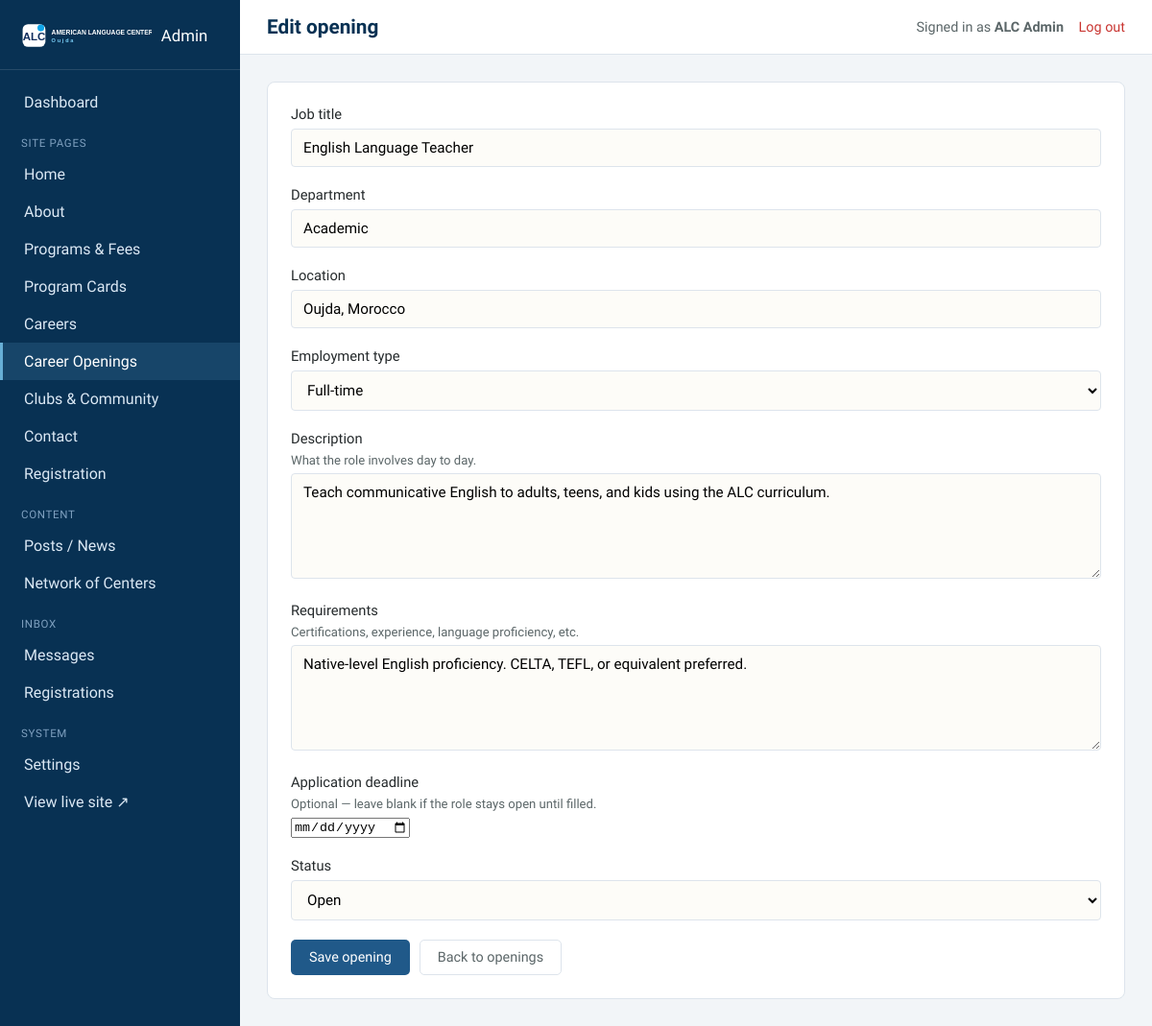
Screenshot of /admin/opening-edit.php?id=1 (signed in) with the database file from the repository.
### tables this page shows
CREATE TABLE IF NOT EXISTS career_openings (
  id INT AUTO_INCREMENT PRIMARY KEY,
  title VARCHAR(160) NOT NULL,
  department VARCHAR(120) DEFAULT '',
  location VARCHAR(160) NOT NULL DEFAULT 'Oujda, Morocco',
  employment_type ENUM('full-time','part-time','contract') NOT NULL DEFAULT 'full-time',
  description TEXT,
  requirements TEXT,
  application_deadline DATE NULL,
  status ENUM('open','closed') NOT NULL DEFAULT 'open',
  sort_order INT NOT NULL DEFAULT 0,
  created_at DATETIME NOT NULL DEFAULT CURRENT_TIMESTAMP,
  updated_at DATETIME NOT NULL DEFAULT CURRENT_TIMESTAMP ON UPDATE CURRENT_TIMESTAMP
);

### includes/functions.php (called while the page is built, shortened)
<?php
function h(?string $value): string
{
    return htmlspecialchars($value ?? '', ENT_QUOTES, 'UTF-8');
}

### admin/opening-edit.php (the view, shortened to what this page needs)
<?php
require_once __DIR__ . '/../includes/functions.php';
$pdo = db();
$id = isset($_GET['id']) ? (int) $_GET['id'] : 0;
$job = null;
if ($id) {
    $stmt = $pdo->prepare('SELECT * FROM career_openings WHERE id = ?');
    $stmt->execute([$id]);
    $job = $stmt->fetch();
}
$defaultLocation = get_setting('city_name', '') !== '' ? get_setting('city_name') . ', Morocco' : 'Morocco';
if ($id) {
    $stmt = $pdo->prepare('SELECT * FROM career_openings WHERE id = ?');
    $stmt->execute([$id]);
    $job = $stmt->fetch() ?: $job;
}
require __DIR__ . '/partials/header.php';
?>
<div class="card">
  <form method="post">
    <div class="form-group">
      <label>Job title</label>
      <input type="text" name="title" value="<?= h($job['title'] ?? '') ?>" placeholder="e.g. English Language Teacher" required>
    </div>
    <div class="form-group">
      <label>Department</label>
      <input type="text" name="department" value="<?= h($job['department'] ?? '') ?>" placeholder="e.g. Academic">
    </div>
    <div class="form-group">
      <label>Location</label>
      <input type="text" name="location" value="<?= h($job['location'] ?? $defaultLocation) ?>">
    </div>
    <div class="form-group">
      <label>Employment type</label>
      <select name="employment_type">
        <?php $type = $job['employment_type'] ?? 'full-time'; ?>
        <option value="full-time" <?= $type === 'full-time' ? 'selected' : '' ?>>Full-time</option>
      </select>
    </div>
    <div class="form-group">
      <label>Description</label>
      <div class="hint">What the role involves day to day.</div>
      <textarea name="description" rows="4"><?= h($job['description'] ?? '') ?></textarea>
    </div>
    <div class="form-group">
      <label>Requirements</label>
      <div class="hint">Certifications, experience, language proficiency, etc.</div>
      <textarea name="requirements" rows="4"><?= h($job['requirements'] ?? '') ?></textarea>
    </div>
    <div class="form-group">
      <label>Application deadline</label>
      <div class="hint">Optional — leave blank if the role stays open until filled.</div>
      <input type="date" name="application_deadline" value="<?= h($job['application_deadline'] ?? '') ?>">
    </div>
    <div class="form-group">
      <label>Status</label>
      <select name="status">
        <?php $status = $job['status'] ?? 'open'; ?>
        <option value="open" <?= $status === 'open' ? 'selected' : '' ?>>Open</option>
      </select>
    </div>
    <div class="form-actions">
      <button type="submit" class="btn btn-primary">Save opening</button>
      <a href="/admin/career-openings.php" class="btn btn-ghost">Back to openings</a>
    </div>
  </form>
</div>
<?php require __DIR__ . '/partials/footer.php'; ?>

### admin/assets/css/admin.css (style rules this page uses)
:root { --blue: #205989; --blue-dark: #083153; --blue-light: #67afd6; --red: #c93632; --accent: #67afd6; --sand: #f2f5f8; --ink: #24292b; --ink-soft: #5b6668; --white: #ffffff; --border: #dde4ec; --font-display: "Alexandria", "Segoe UI", system-ui, sans-serif; --font-body: "Alexandria", "Segoe UI", system-ui, sans-serif; --sidebar-w: 250px; }
* { box-sizing: border-box; }
body { margin: 0; font-family: var(--font-body); background: var(--sand); color: var(--ink); }
a { color: var(--blue); text-decoration: none; }
.card { background: var(--white); border-radius: 8px; border: 1px solid var(--border); padding: 24px; margin-bottom: 24px; }
.form-group { margin-bottom: 20px; }
.form-group label { display: block; font-weight: 500; margin-bottom: 6px; font-size: 0.92rem; }
.form-group .hint { color: var(--ink-soft); font-size: 0.82rem; margin-bottom: 6px; }
.form-group input[type=text], .form-group input[type=email], .form-group input[type=password], .form-group input[type=tel], .form-group input[type=number], .form-group select, .form-group textarea { width: 100%; padding: 10px 12px; border: 1px solid var(--border); border-radius: 4px; font-family: var(--font-body); font-size: 0.95rem; background: #fdfcf8; }
.form-group textarea { min-height: 110px; resize: vertical; }
.form-actions { display: flex; gap: 10px; align-items: center; }
.btn { display: inline-flex; align-items: center; gap: 6px; padding: 9px 18px; border-radius: 5px; font-size: 0.9rem; font-weight: 500; border: 1px solid transparent; cursor: pointer; font-family: var(--font-body); }
.btn-primary { background: var(--blue); color: #fff; }
.btn-ghost { background: transparent; color: var(--ink-soft); border-color: var(--border); }
.form-group > label { display: flex; align-items: center; flex-wrap: wrap; gap: 6px; }

### rows the page displays
career_openings: title "English Language Teacher", department "Academic", location "Oujda, Morocco", employment_type "Full-time", description "Teach communicative English to adults, teens, and kids using the ALC curriculum.", requirements "Native-level English proficiency. CELTA, TEFL, or equivalent preferred.", status "Open"

### other values shown
$pageTitle "Edit opening"
$admin['display_name'] ?: $admin['username'] "ALC Admin"
